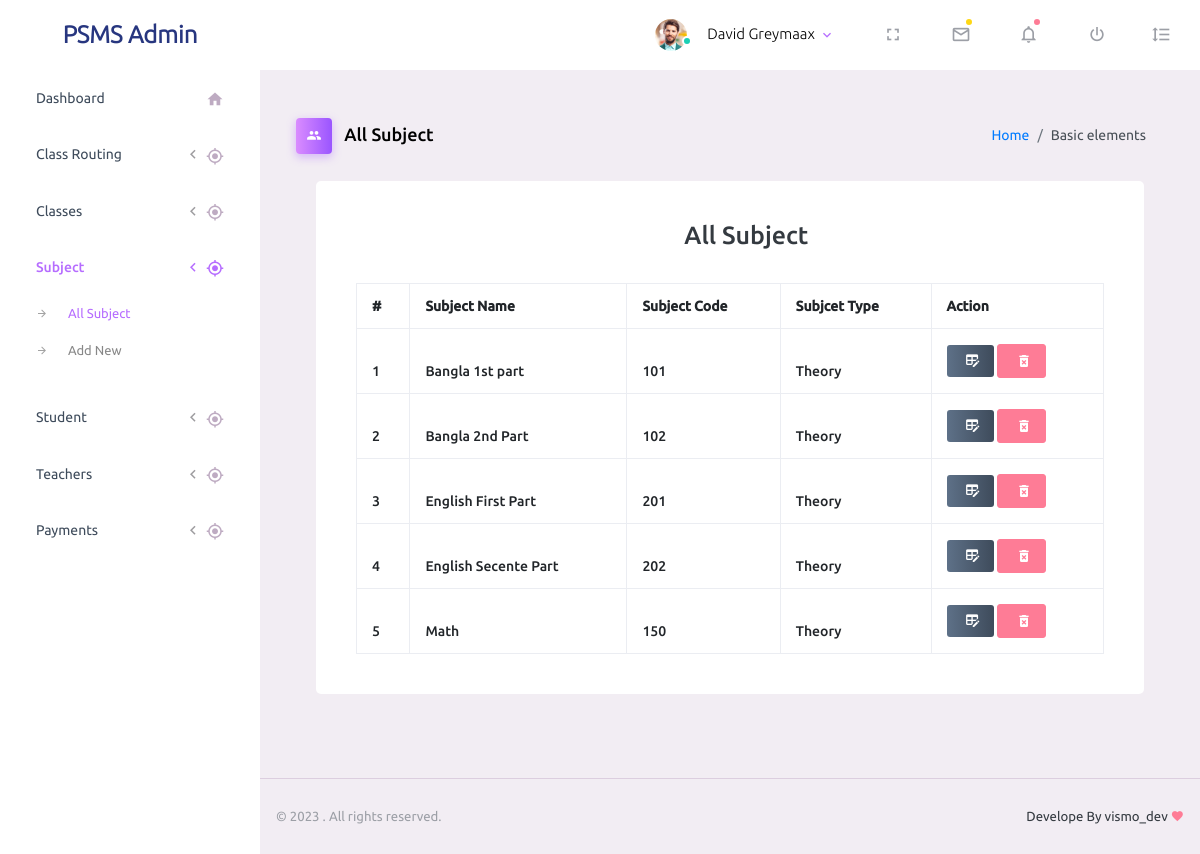
The page /subject_all.php (signed in) on the database its author committed.
### tables this page shows
CREATE TABLE `subject` (
  `id` int(11) NOT NULL,
  `name` varchar(255) NOT NULL,
  `code` varchar(100) NOT NULL,
  `type` varchar(200) NOT NULL,
  `created_at` timestamp NOT NULL DEFAULT current_timestamp()
);

### subject_all.php (the view)
<?php require_once('header.php'); ?>
    <div class="page-header">
        <h3 class="page-title">
            <span class="page-title-icon bg-gradient-primary text-white mr-2">
            <i class="mdi mdi-account-multiple"></i>
            </span>
            All Subject
        </h3>
        <nav aria-label="breadcrumb">
            <ol class="breadcrumb">
                <li class="breadcrumb-item"><a href="index.php">Home</a></li>
                <li class="breadcrumb-item active" aria-current="page">Basic elements</li>
            </ol>
        </nav>
    </div>
    <div class="col-md-12 grid-margin stretch-card">
        <div class="card">
            <div class="card-body">
            <div class="form-group row">
                <div class="col-sm-7 ml-auto">
                    <h3>All Subject</h3>
                </div>
            </div>
                <table class="table table-bordered">
                    <thead>
                        <tr>
                            <th><b>#</b></th>
                            <th><b>Subject Name</b></th>
                            <th><b>Subject Code</b></th>
                            <th><b>Subjcet Type</b></th>
                            <th><b>Action</b></th>
                        </tr>
                    </thead>
                    <thead>
                    <?php
                        $stm = $pdo->prepare("SELECT * FROM subject");
                        $stm->execute();
                        $subjectList = $stm->fetchAll(PDO::FETCH_ASSOC);
                        $i=1;
                        foreach($subjectList as $subject):
                    ?>
                        <tr>
                            <th><?php echo $i; $i++;?></th>
                            <th><?php echo $subject['name'];?></th>
                            <th><?php echo $subject['code'];?></th>
                            <th><?php echo $subject['type'];?></th>
                            <th>
                                <a href="subject_edit.php?id=<?php echo $subject['id'] ?>" class="btn btn-sm btn-gradient-dark"><i class="mdi mdi-table-edit"></i></a>
                                <a onclick="return confirm('Are You Sure?');" href="subject_delete.php?id=<?php echo $subject['id'] ?>" class="btn btn-sm btn-danger"><i class="mdi mdi-delete-forever"></i></a>
                            </th>
                        </tr>
                    <?php endforeach;?>
                    </thead>
                </table>
            </div>
        </div>
    </div>
<?php require_once('footer.php'); ?>

### rows shown on the page
subject: name "Bangla 1st part", code "101", type "Theory"
subject: name "Bangla 2nd Part", code "102", type "Theory"
subject: name "English First Part", code "201", type "Theory"
subject: name "English Secente Part", code "202", type "Theory"
subject: name "Math", code "150", type "Theory"
